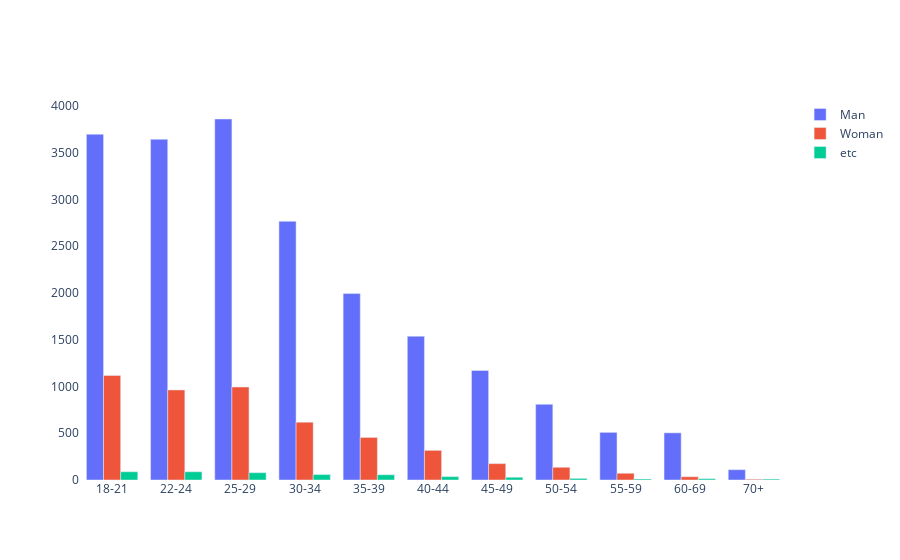

Write notebook code for a chart like this one.
### Code cell
fig = go.Figure()
for gender, group in q1_q2_df.groupby('Q2'):
    # print(gender, group)
    fig.add_trace(go.Bar(x=group['Q1'], y=group['Count'], name=gender))       # Man-> Woman-> etc 순서로 그림

fig.update_layout(plot_bgcolor='white')

fig.show()

### Figure 1 — Plotly figure (JSON) as saved in the notebook; plotly's stock layout.template omitted (floating-point values rounded to 4 significant figures)
{"data": [{"name": "Man", "type": "bar", "x": ["18-21", "22-24", "25-29", "30-34", "35-39", "40-44", "45-49", "50-54", "55-59", "60-69", "70+"], "y": [3696, 3642, 3859, 2765, 1993, 1537, 1171, 809, 509, 504, 110]}, {"name": "Woman", "type": "bar", "x": ["18-21", "22-24", "25-29", "30-34", "35-39", "40-44", "45-49", "50-54", "55-59", "60-69", "70+"], "y": [1117, 963, 994, 618, 455, 317, 175, 136, 72, 35, 8]}, {"name": "etc", "type": "bar", "x": ["18-21", "22-24", "25-29", "30-34", "35-39", "40-44", "45-49", "50-54", "55-59", "60-69", "70+"], "y": [88, 88, 78, 58, 56, 36, 29, 17, 11, 14, 10]}], "layout": {"autosize": true, "plot_bgcolor": "white", "xaxis": {"autorange": true, "range": [-0.5, 10.5], "type": "category"}, "yaxis": {"autorange": true, "range": [0, 4062.0], "type": "linear"}}}
